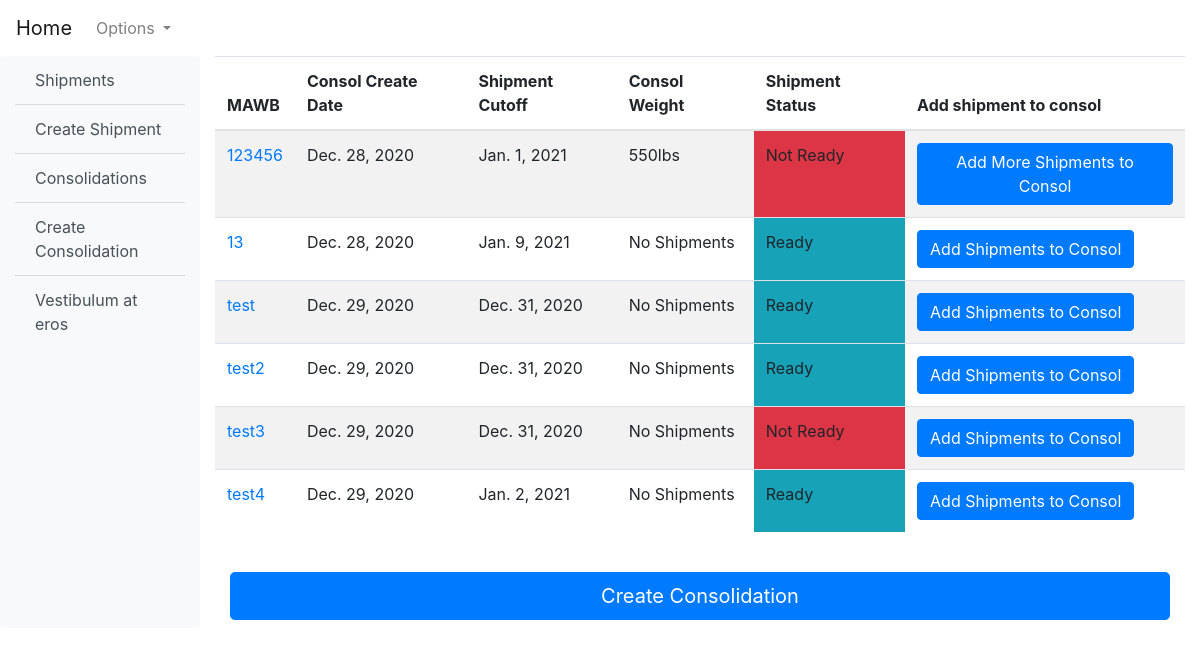
The page /shipments/consolidations/ (signed in) on the database its author committed.
### shipments/models.py (models this page shows, shortened)
class Consols(models.Model):
    create_date = models.DateField(auto_now_add=True)
    mawb = models.CharField(max_length=13, primary_key=True)
    cutoff = models.DateField()
    destination = models.CharField(max_length=4)
    shipment_status = models.BooleanField(default=False)
    class Meta:
        verbose_name = "Consol"
    def get_absolute_url(self):
        return reverse("shipments:consol_detail", args=[self.mawb])
    def consol_weight(self):
        total_weight = self.mawbs.all().aggregate(models.Sum("gross_weight"))
        if total_weight["gross_weight__sum"]:
            return total_weight["gross_weight__sum"]
        else:
            return 0

### shipments/views.py (the view)
class Consolidation(LoginRequiredMixin, ListView):
    model = Consols
    template_name = "shipments/consolidation_list.html"
    login_url = "account_login"
    context_object_name = "consols"
    success_url = reverse_lazy("shipments:consolidation_list")

### templates/shipments/consolidation_list.html (shortened to what this page needs)
{% extends '_base.html' %}
{% block content %}
<table class="table table-striped">
    <thead>
        <tr>
            <th scope="col">MAWB</th>
            <th scope="col">Consol Create Date</th>
            <th scope="col">Shipment Cutoff</th>
            <th scope="col">Consol Weight</th>
            <th scope="col">Shipment Status</th>
            <th scope="col">Add shipment to consol</th>
        </tr>
    </thead>
    <tbody>
        {% for consol in consols %}
        <tr>
            <td scope="col"><a href="{{ consol.get_absolute_url }}">{{ consol.mawb }}</a></td>
            <td scope="col">{{ consol.create_date }}</td>
            <td scope="col">{{ consol.cutoff }}</td>
            {% if consol.consol_weight %}
            <td scope="col">{{ consol.consol_weight }}lbs</td>
            {% else %}
            <td scope="col">No Shipments</td>
            {% endif %}
            {% if consol.shipment_status %}
            <td scope="col" class="bg-info">Ready</td>
            {% else %}
            <td scope="col" class="bg-danger">Not Ready</td>
            {% endif %}
            {% if consol.mawbs.all %}
            <td><a href="{% url 'shipments:add_shipments' consol.pk %}" class="btn btn-primary">Add More Shipments to
                    Consol</a></td>
            {% else %}
            <td><a href="{% url 'shipments:add_shipments' consol.pk %}" class="btn btn-primary">Add Shipments to
                    Consol</a></td>
            {% endif %}
        </tr>
        {% endfor %}
    </tbody>
</table>
<br>
<div class="container">
    <h2><a href="{% url 'shipments:create_consol' %}" class="btn btn-primary btn-lg btn-block">Create Consolidation</a>
    </h2>
</div>
{% endblock content %}

### rows shown on the page
Consols: mawb "123456", create_date "Dec. 28, 2020", cutoff "Jan. 1, 2021", consol_weight "550", shipment_status "Not Ready", shows "Add More Shipments to Consol"
Consols: mawb "13", create_date "Dec. 28, 2020", cutoff "Jan. 9, 2021", shows "No Shipments", shipment_status "Ready", shows "Add Shipments to Consol"
Consols: mawb "test", create_date "Dec. 29, 2020", cutoff "Dec. 31, 2020", shows "No Shipments", shipment_status "Ready", shows "Add Shipments to Consol"
Consols: mawb "test2", create_date "Dec. 29, 2020", cutoff "Dec. 31, 2020", shows "No Shipments", shipment_status "Ready", shows "Add Shipments to Consol"
Consols: mawb "test3", create_date "Dec. 29, 2020", cutoff "Dec. 31, 2020", shows "No Shipments", shipment_status "Not Ready", shows "Add Shipments to Consol"
Consols: mawb "test4", create_date "Dec. 29, 2020", cutoff "Jan. 2, 2021", shows "No Shipments", shipment_status "Ready", shows "Add Shipments to Consol"
